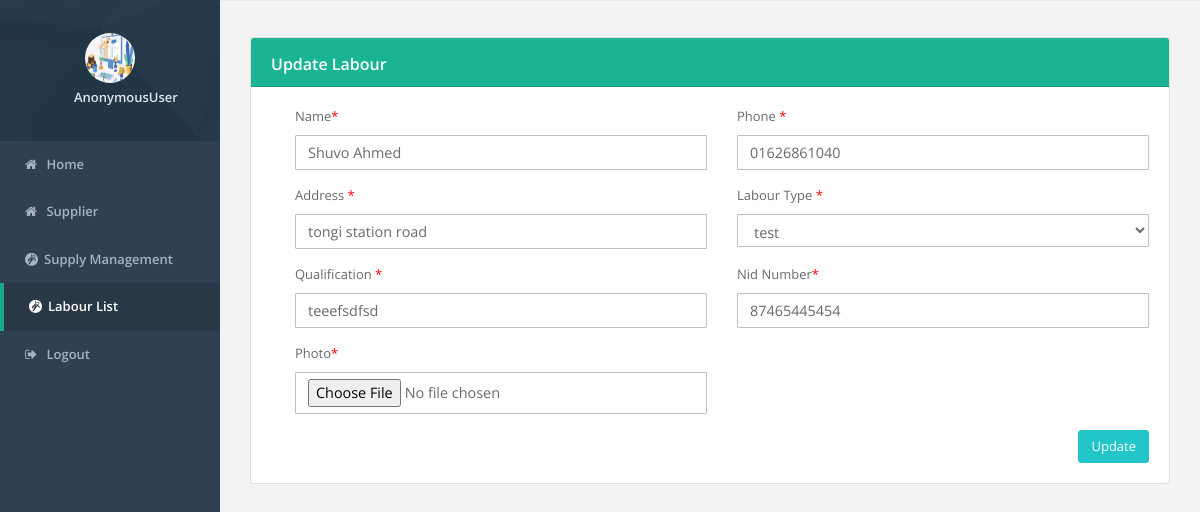
The page /supply/labour_update/2/ on the database as committed earlier.
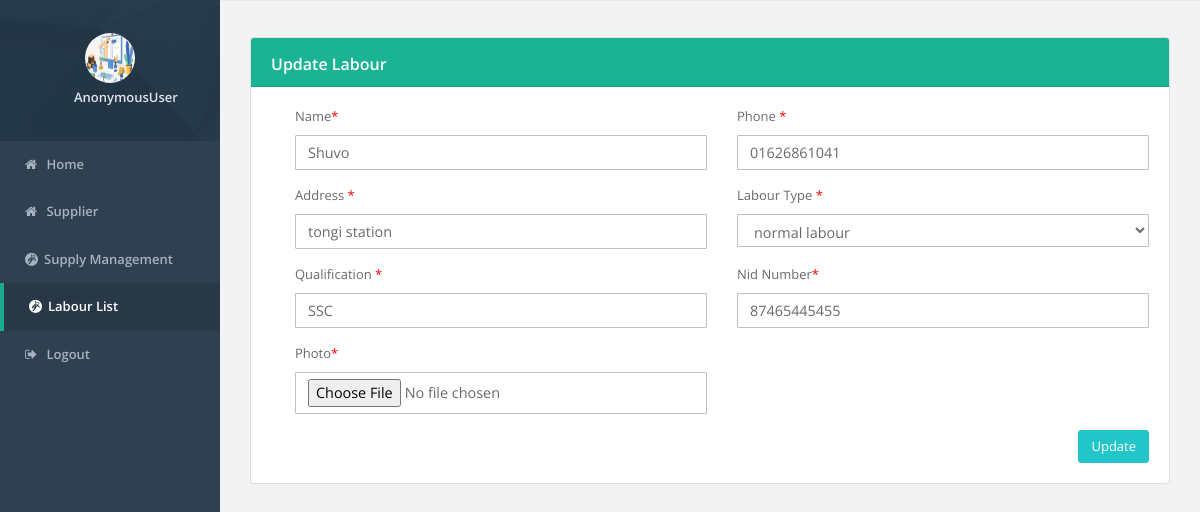
The same page on the database as committed later.
### supply_management/models.py (models this page shows, shortened)
class Labour(models.Model):
    name = models.CharField(max_length=200)
    phone = models.CharField(max_length=200)
    address = models.CharField(max_length=200)
    labour_type = models.ForeignKey(LabourTypes, on_delete=models.CASCADE)
    qualification = models.CharField(max_length=200)
    nid_number = models.CharField(max_length=200)
    photo = models.ImageField()
    created_date = models.DateField(auto_now_add=True)

class LabourTypes(models.Model):
    labour_types = models.CharField(max_length=200)
    def __str__(self):
        return self.labour_types

### supply_management/views.py (the view, shortened to what this page needs)
# urls.py: path('labour_update/<int:id>/', views.labour_update, name="labour_update"),
def labour_update(request, id):
    obj = get_object_or_404(Labour, id=id)
    type = LabourTypes.objects.all()
    context={
        "labour":obj,
        "type":type,
        'isact_labourlist': 'active'
    }
    return render(request, "labour/update_labour.html", context)

### templates/labour/update_labour.html (shortened to what the changed rows need)
{% include 'header.html' %}
{% load static %}
<div class="main-content" id="panel" style="margin-top:5px;">
    <div class="container-fluid mt--6" style="margin-top:30px; padding-bottom: 50px">
        <div class="row">
            <div class="col-xl-12 order-xl-1">
                <div class="card">
                    <div class="card-body">
                        <form method="POST">
                            <div class="pl-lg-4">
                                <div class="row">
                                    <div class="col-lg-6">
                                        <div class="form-group">
                                            <label>Name<span style="color:red;">*</span></label>
                                            <input type="text" name="name" class="form-control" required value="{{ labour.name }}">
                                        </div>
                                    </div>
                                    <div class="col-lg-6">
                                        <div class="form-group">
                                            <label>Phone&nbsp;<span style="color:red;">*</span></label>
                                            <input type="text" name="phone" class="form-control" required value="{{ labour.phone }}">
                                        </div>
                                    </div>
                                </div>
                                <div class="row">
                                    <div class="col-lg-6">
                                        <div class="form-group">
                                            <label>Address&nbsp;<span style="color:red;">*</span></label>
                                            <input type="text" name="address" class="form-control" required value="{{ labour.address }}">
                                        </div>
                                    </div>
                                    <div class="col-lg-6">
                                        <div class="form-group">
                                            <label>Labour Type&nbsp;<span style="color:red;">*</span></label>
                                            <select name="labour_type" id="" class="form-control">
                                                <option>{{ labour.labour_type }}</option>
                                            </select>
                                        </div>
                                    </div>
                                </div>
                                <div class="row">
                                    <div class="col-lg-6">
                                        <div class="form-group">
                                            <label>Qualification&nbsp;<span style="color:red;">*</span></label>
                                            <input type="text" name="qualification" class="form-control" required value="{{ labour.qualification }}">
                                        </div>
                                    </div>
                                    <div class="col-lg-6">
                                        <div class="form-group">
                                            <label>Nid Number<span style="color:red;">*</span></label>
                                            <input type="text" name="nid_number" class="form-control" required value="{{ labour.nid_number }}">
                                        </div>
                                    </div>
                                </div>
                            </div>
                        </form>
                    </div>
                </div>
            </div>
        </div>
    </div>
</div>
{% include 'footer.html' %}

Rows that differ between the two databases and show on the page:
changed Labour: name "Shuvo Ahmed" → "Shuvo"; phone "01626861040" → "01626861041"; address "tongi station road" → "tongi station"; labour_type "test" → "normal labour"; qualification "teeefsdfsd" → "SSC"; nid_number "87465445454" → "87465445455"
